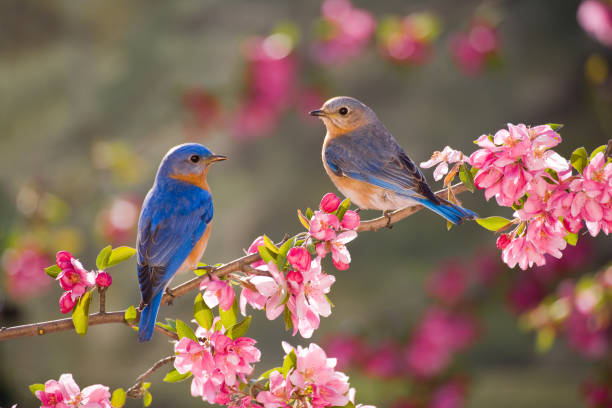
#> input picture pic1.jpg, 612 x 408 px, found by its file name
$ python 3geometric.py
#> lines starting #> are read from the running program, lines starting #| are printed output that depends on the picture
from PIL import Image
Orginal_image=Image.open(r"C:\Users\vegu2\Desktop\New folder (3)\pic1.jpg")
#> Orginal_image is the input picture: PIL image 612x408 RGB; mean R, G, B 134.4, 105.5, 94.3
rotated_image1=Orginal_image.rotate(180)
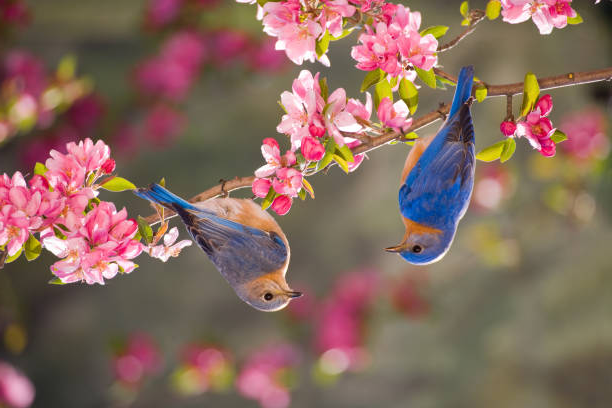
#> rotated_image1: PIL image 612x408 RGB; mean R, G, B 134.4, 105.5, 94.3
rotated_image2=Orginal_image.transpose(Image.ROTATE_90)
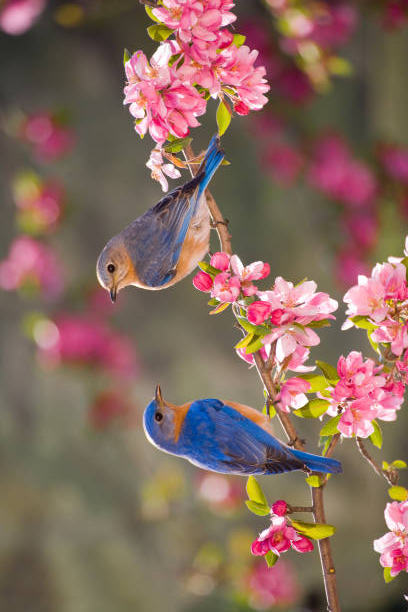
#> rotated_image2: PIL image 408x612 RGB; mean R, G, B 134.4, 105.5, 94.3
rotated_image3=Orginal_image.rotate(60)
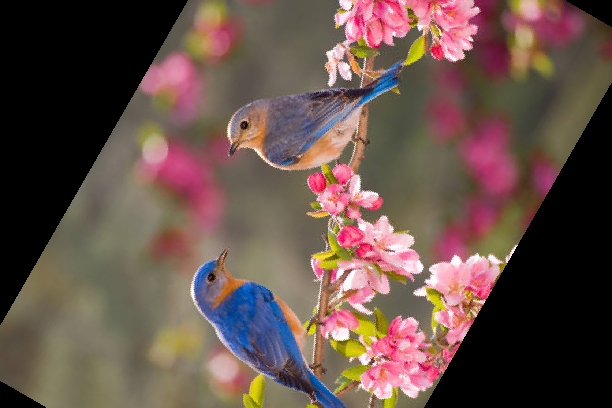
#> rotated_image3: PIL image 612x408 RGB; mean R, G, B 101.9, 80.8, 73.1
rotated_image1.show()
rotated_image2.show()
rotated_image3.show()

$ run again, with pic3.jpg copied over pic1.jpg
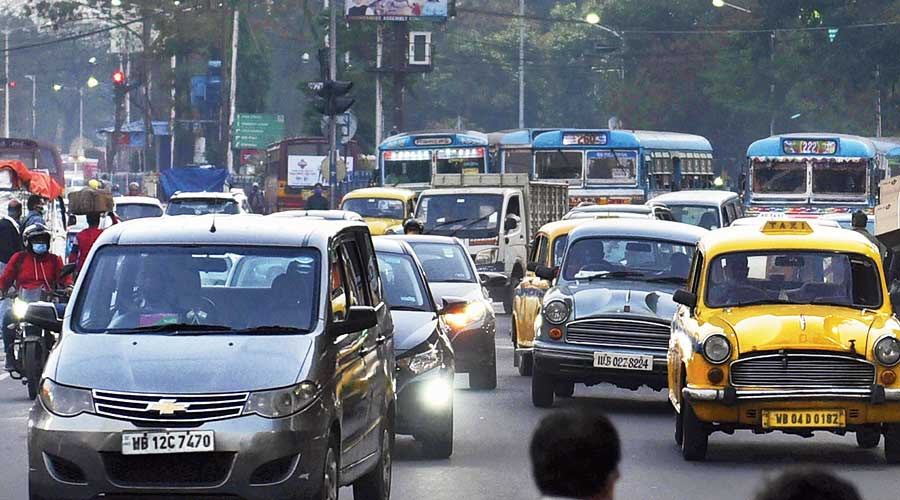
#> input picture pic3.jpg, 900 x 500 px, found by its file name
#> Orginal_image is the input picture: PIL image 900x500 RGB; mean R, G, B 105.5, 110.1, 118.2
#> `rotated_image2=Orginal_image.transpose(Image.ROTATE_90)`:
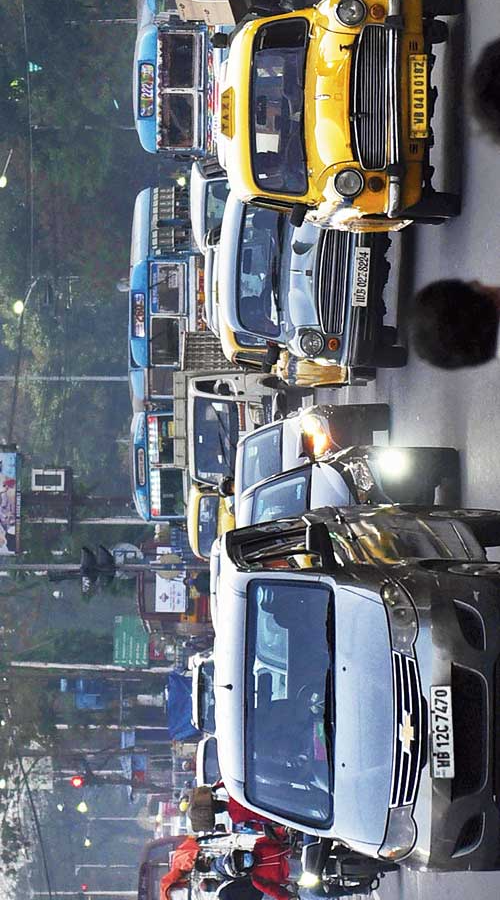
#> rotated_image2: PIL image 500x900 RGB; mean R, G, B 105.5, 110.1, 118.2
#> `rotated_image3=Orginal_image.rotate(60)`:
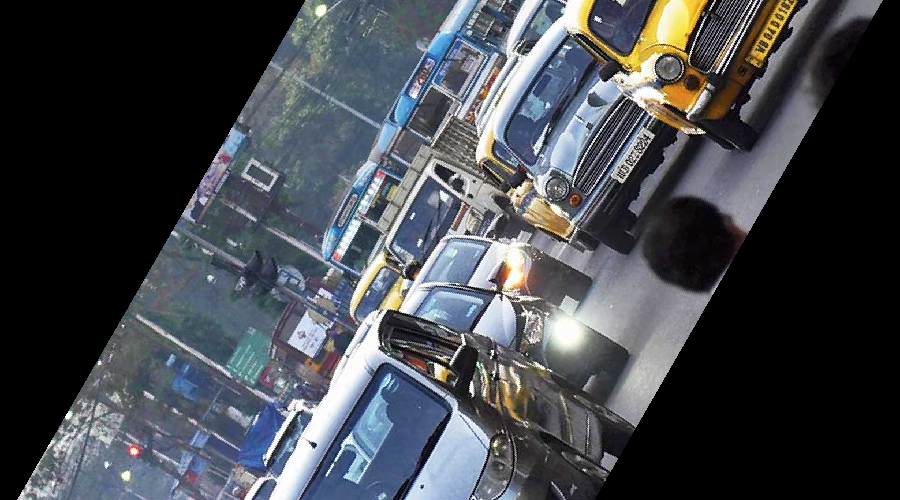
#> rotated_image3: PIL image 900x500 RGB; mean R, G, B 67.9, 71.4, 76.9
